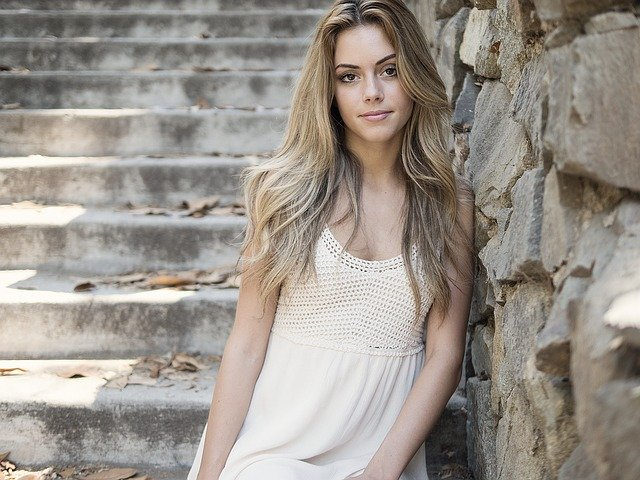
#> input picture Applications/HumanSeg/data/human_image.jpg, 640 x 480 px; its folder holds only this picture in this run
$ python -i readers.py   (imports and definitions only)
#> lines starting #> are read from the running program, lines starting #| are printed output that depends on the picture
#> in read_image, img is the input picture: PIL image 640x480 RGB; mean R, G, B 155.6, 148.4, 140.4
#copyright (c) 2020 PaddlePaddle Authors. All Rights Reserve.
#
#Licensed under the Apache License, Version 2.0 (the "License");
#you may not use this file except in compliance with the License.
#You may obtain a copy of the License at
#
#    http://www.apache.org/licenses/LICENSE-2.0
#
#Unless required by applicable law or agreed to in writing, software
#distributed under the License is distributed on an "AS IS" BASIS,
#WITHOUT WARRANTIES OR CONDITIONS OF ANY KIND, either express or implied.
#See the License for the specific language governing permissions and
#limitations under the License.

import os
import sys
import cv2
import numpy as np
import six
import glob
from .data_path_utils import _find_classes
from PIL import Image


def resize_short(img, target_size, interpolation=None):
    """resize image

    Args:
        img: image data
        target_size: resize short target size
        interpolation: interpolation mode

    Returns:
        resized image data
    """
#> called with target_size = 256
    percent = float(target_size) / min(img.shape[0], img.shape[1])
#> percent = 0.533
    resized_width = int(round(img.shape[1] * percent))
#> resized_width = 341
    resized_height = int(round(img.shape[0] * percent))
#> resized_height = 256
    if interpolation:
        resized = cv2.resize(
            img, (resized_width, resized_height), interpolation=interpolation)
    else:
        resized = cv2.resize(img, (resized_width, resized_height))
    return resized


def crop_image(img, target_size, center=True):
    """crop image

    Args:
        img: images data
        target_size: crop target size
        center: crop mode

    Returns:
        img: cropped image data
    """
#> called with target_size = 224, center = True
    height, width = img.shape[:2]
#> height = 256; width = 341
    size = target_size
    if center:
        w_start = (width - size) // 2
#> w_start = 58
        h_start = (height - size) // 2
#> h_start = 16
    else:
        w_start = np.random.randint(0, width - size + 1)
        h_start = np.random.randint(0, height - size + 1)
    w_end = w_start + size
#> w_end = 282
    h_end = h_start + size
#> h_end = 240
    img = img[h_start:h_end, w_start:w_end, :]
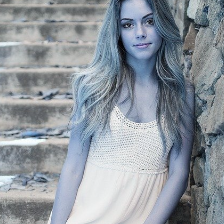
#> img: shape (224, 224, 3); mean of channels 0, 1, 2 158.6, 150.7, 143.1; drawn as B, G, R
    return img


# [23 lines left out: function preprocess_image, not called in this run]


def read_image(img_path, target_size=256, crop_size=224):
    """
    resize_short to 256, then center crop to 224.
    :param img_path: one image path
    :return: np.array: shape: [1, h, w, 3], color order: rgb.
    """

    if isinstance(img_path, str):
        with open(img_path, 'rb') as f:
            img = Image.open(f)
            img = img.convert('RGB')
            img = np.array(img)
            # img = cv2.imread(img_path)

            img = resize_short(img, target_size, interpolation=None)
            img = crop_image(img, target_size=crop_size, center=True)
            # img = img[:, :, ::-1]
            img = np.expand_dims(img, axis=0)
            return img
    elif isinstance(img_path, np.ndarray):
        assert len(img_path.shape) == 4
        return img_path
    else:
        ValueError(f"Not recognized data type {type(img_path)}.")


class ReaderConfig(object):
    """
    A generic data loader where the images are arranged in this way:

        root/train/dog/xxy.jpg
        root/train/dog/xxz.jpg
        ...
        root/train/cat/nsdf3.jpg
        root/train/cat/asd932_.jpg
        ...

        root/test/dog/xxx.jpg
        ...
        root/test/cat/123.jpg
        ...

    """
    # [86 lines left out: functions __init__, get_reader, get_dataset_info, create_reader, not called in this run]

>>> result = read_image('../../../../../Applications/HumanSeg/data/human_image.jpg')
